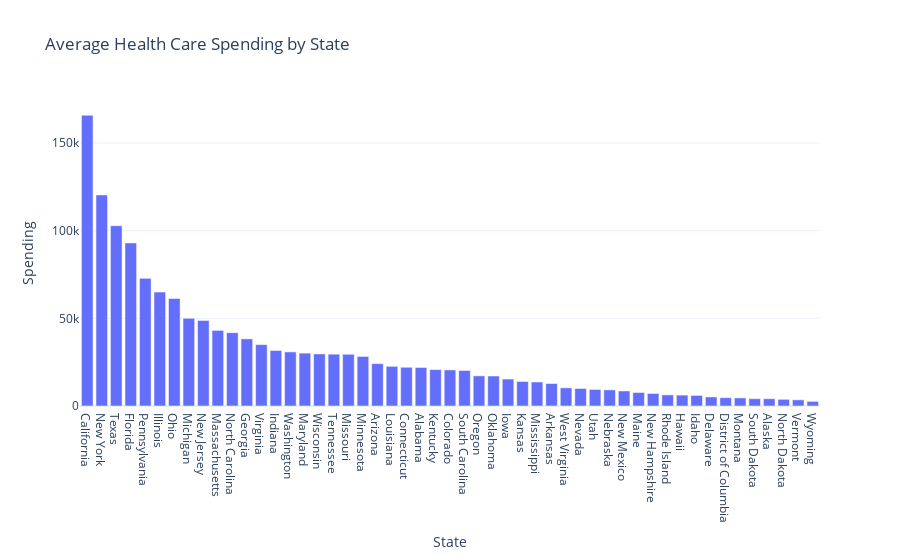

This figure's notebook cell:
### Code cell
avg_spending_by_state = avg_spending_by_state.sort_values("Spending", ascending=False)
fig = px.bar(avg_spending_by_state, x="Location", y="Spending",
             title="Average Health Care Spending by State",
             labels={"Location": "State", "spending": "Average Spending"},
             template="plotly_white")

fig.show()

### Figure 1 — Plotly figure (JSON) as saved in the notebook; plotly's stock layout.template omitted (floating-point values rounded to 4 significant figures)
{"data": [{"alignmentgroup": "True", "hovertemplate": "State=%{x}<br>Spending=%{y}<extra></extra>", "legendgroup": "", "marker": {"color": "#636efa", "pattern": {"shape": ""}}, "name": "", "offsetgroup": "", "orientation": "v", "showlegend": false, "textposition": "auto", "type": "bar", "x": ["California", "New York", "Texas", "Florida", "Pennsylvania", "Illinois", "Ohio", "Michigan", "New Jersey", "Massachusetts", "North Carolina", "Georgia", "Virginia", "Indiana", "Washington", "Maryland", "Wisconsin", "Tennessee", "Missouri", "Minnesota", "Arizona", "Louisiana", "Connecticut", "Alabama", "Kentucky", "Colorado", "South Carolina", "Oregon", "Oklahoma", "Iowa", "Kansas", "Mississippi", "Arkansas", "West Virginia", "Nevada", "Utah", "Nebraska", "New Mexico", "Maine", "New Hampshire", "Rhode Island", "Hawaii", "Idaho", "Delaware", "District of Columbia", "Montana", "South Dakota", "Alaska", "North Dakota", "Vermont", "Wyoming"], "xaxis": "x", "y": [165800.0, 120400.0, 102800.0, 93010.0, 72800.0, 64980.0, 61320.0, 50020.0, 48840.0, 43120.0, 41840.0, 38300.0, 35010.0, 31660.0, 30840.0, 30170.0, 29722, 29560.0, 29510.0, 28260.0, 24180.0, 22630.0, 22110.0, 21980.0, 20770.0, 20580.0, 20270.0, 17200.0, 17110.0, 15380.0, 13980.0, 13690.0, 12820.0, 10380.0, 9980.0, 9440.0, 9188.0, 8578.0, 7712.0, 7142, 6348.0, 6222.0, 6043.0, 5167.0, 4738.0, 4615.0, 4154.0, 4142.0, 3817.0, 3514.0, 2655.0], "yaxis": "y"}], "layout": {"barmode": "relative", "legend": {"tracegroupgap": 0}, "title": {"text": "Average Health Care Spending by State"}, "xaxis": {"anchor": "y", "domain": [0, 1], "title": {"text": "State"}}, "yaxis": {"anchor": "x", "domain": [0, 1], "title": {"text": "Spending"}}}}
